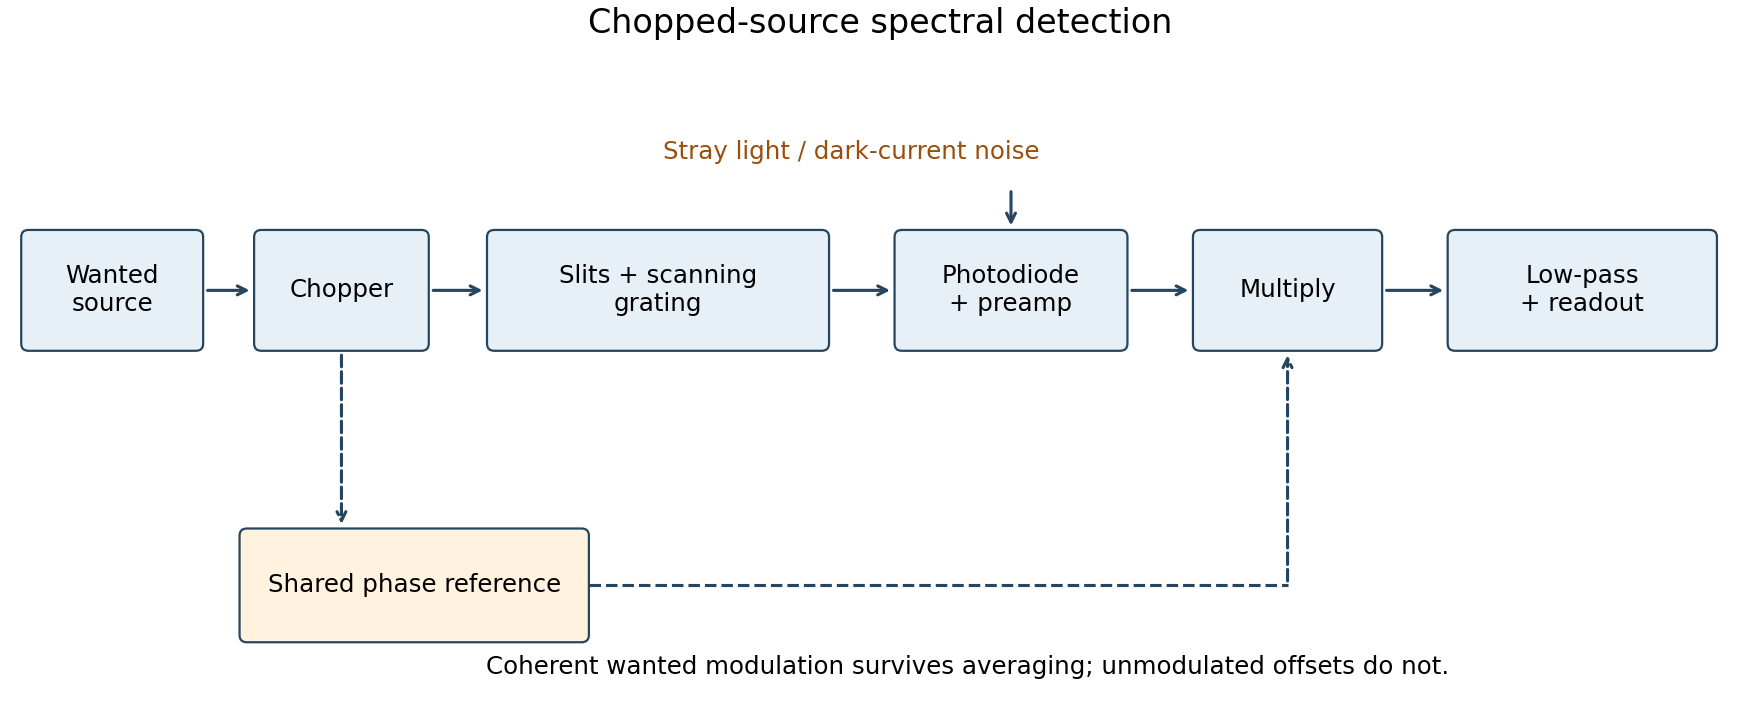

Write Python code to recreate this figure.
"""Original functional optical-modulation and synchronous-detection diagram."""
import matplotlib.pyplot as plt
from matplotlib.patches import FancyBboxPatch
fig, ax = plt.subplots(figsize=(11, 4.5), facecolor='white', layout='constrained')
ax.set(xlim=(0, 12), ylim=(0, 4.6)); ax.axis('off')
def box(x,y,w,h,text,color='#e8f0f7'):
    ax.add_patch(FancyBboxPatch((x,y),w,h,boxstyle='round,pad=0.05',edgecolor='#26455f',facecolor=color))
    ax.text(x+w/2,y+h/2,text,ha='center',va='center',fontsize=11)
def arrow(a,b,style='-'):
    ax.annotate('',b,a,arrowprops=dict(arrowstyle='->',color='#26455f',linestyle=style,lw=1.4))
box(.15,2.6,1.15,.75,'Wanted\nsource'); box(1.75,2.6,1.1,.75,'Chopper'); box(3.35,2.6,2.25,.75,'Slits + scanning\ngrating'); box(6.15,2.6,1.5,.75,'Photodiode\n+ preamp')
for a,b in [((1.35,2.975),(1.7,2.975)),((2.9,2.975),(3.3,2.975)),((5.65,2.975),(6.1,2.975))]: arrow(a,b)
box(8.2,2.6,1.2,.75,'Multiply'); box(9.95,2.6,1.75,.75,'Low-pass\n+ readout')
arrow((7.7,2.975),(8.15,2.975)); arrow((9.45,2.975),(9.9,2.975))
box(1.65,.55,2.3,.7,'Shared phase reference', '#fff3df'); arrow((2.3,2.55),(2.3,1.3),'--')
ax.plot([4,8.8],[.9,.9],color='#26455f',ls='--',lw=1.4); arrow((8.8,.9),(8.8,2.55),'--')
ax.text(5.8,3.9,'Stray light / dark-current noise',ha='center',fontsize=11,color='#9a4f0c'); arrow((6.9,3.7),(6.9,3.4))
ax.text(6.6,.28,'Coherent wanted modulation survives averaging; unmodulated offsets do not.',ha='center',fontsize=11)
ax.set_title('Chopped-source spectral detection',fontsize=15,pad=12)
fig.savefig('paper-1-gp2012-lock-in.png', dpi=160, facecolor='white')
plt.close(fig)
